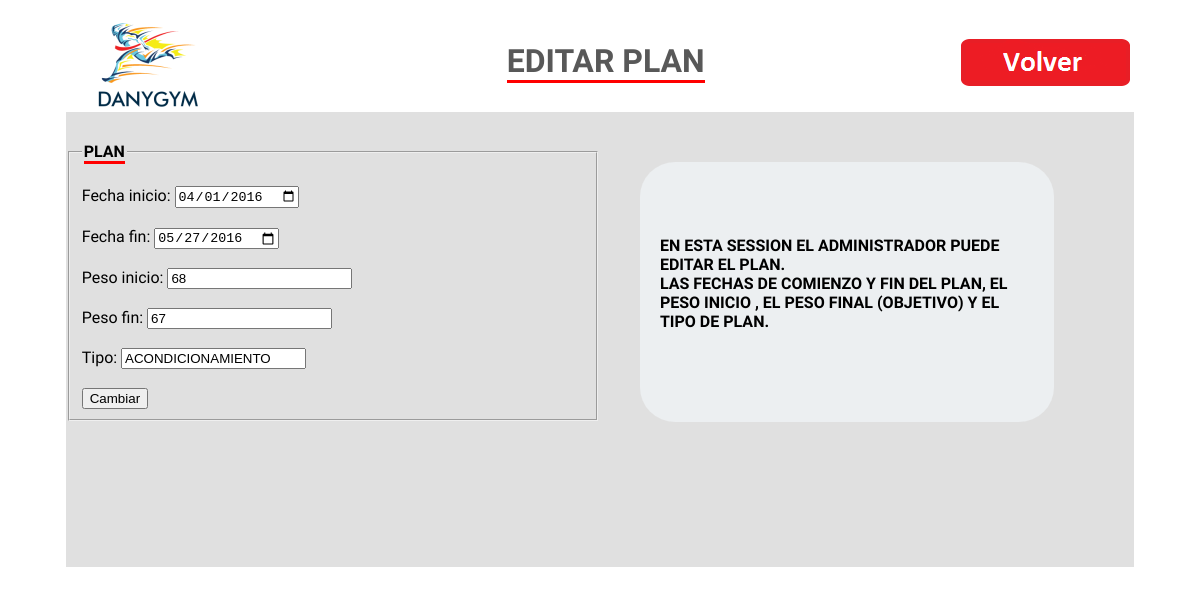
Page /gym/editarplan.php?id=98765648G (signed in) on the committed database.
### tables this page shows
CREATE TABLE `plan` (
  `ID_PLAN` int(11) NOT NULL,
  `FECHA_INICIO` date NOT NULL,
  `FECHA_FIN` date NOT NULL,
  `PESO_INICIO` int(11) NOT NULL,
  `PESO_FIN` int(11) NOT NULL,
  `TIPO` varchar(30) NOT NULL,
  `FKDNI` varchar(9) NOT NULL
);

### gym/editarplan.php (the view, shortened to what this page needs)
<?php
include_once("./configuraciondb.php");
?>
<!DOCTYPE html>
<html lang="en">
  <head>
    <link rel="stylesheet" type="text/css" href="usuario.css"/>
    <link rel="stylesheet" href="//code.jquery.com/ui/1.11.4/themes/smoothness/jquery-ui.css"/>
</head>
<body>
<?php
      $connection = new mysqli($db_host, $db_user, $db_password, $db_name);
      $consulta=$connection->query("select * from plan where plan.FKDNI='".$_GET['id']."';");
    while($obj = $consulta->fetch_object()){
            $fechaini=$obj->FECHA_INICIO;
            $fechafin=$obj->FECHA_FIN;
            $pesoini=$obj->PESO_INICIO;
            $pesofin=$obj->PESO_FIN;
			$tipo=$obj->TIPO;
     }
    ?>
<div id="contenedor">
  <div id="cabecera">
    <div class="cuadro1">
      <img  class="logo" src="Captura.png"/>
         <h1 class="welcome">EDITAR PLAN</h1>
    </div>
	  	<div class="cuadro2">
		   	<a href="adminplan.php"><img  class="botonsalir" src="salir.png"/></a>
	  	</div>
  </div>
  <div id="cuerpo">
<form method="post" enctype="multipart/form-data">
    <fieldset class="formulario">
        <legend><span class="subrayado">PLAN </span></legend></br>
    Fecha inicio:
    <input type="date" name="FECHA_INICIO" required value="<?php echo $fechaini; ?>"/></br></br>
    Fecha fin:
    <input type="date" name="FECHA_FIN" required value="<?php echo $fechafin; ?>"/></br></br>
    Peso inicio:
    <input type="number" name="PESO_INICIO" required value="<?php echo $pesoini; ?>"/></br></br>
    Peso fin:
    <input type="number" name="PESO_FIN" value="<?php echo $pesofin; ?>"/></br></br>
	Tipo:
	<input type="text" name="TIPO" required value="<?php echo $tipo; ?>"/></br></br>
<input type="submit" value="Cambiar" />
    </fieldset>
</form>
<div id='contenidoplan2'>
	<p></br></br>EN ESTA SESSION EL ADMINISTRADOR PUEDE EDITAR EL PLAN.</br>
LAS FECHAS DE COMIENZO Y FIN DEL PLAN,
EL PESO INICIO , EL PESO FINAL (OBJETIVO)
Y EL TIPO DE PLAN.</p>
</div>
    </div>
</body>
</html>

### gym/usuario.css (style rules this page uses)
#contenedor { width: 95%; height: 620px; margin: 0px auto; font-family: 'Raleway', sans-serif; }
#cabecera { width: 95%; height: 100px; float: left; margin-left: 2.5%; margin-top: 4px; }
.cuadro1 { width: 80%; height:100px; float: left; }
.cuadro2 { width: 20%; height: 100px; float: left; }
.logo { margin-left: 20px; float: left; }
.welcome { margin-left: 300px; float: left; border-bottom: 3px solid red; margin-top:30px; text-align: center; color:#585858; }
#cuerpo { clear: both; width: 95%; height: 455px; float: left; margin-left: 2.5%; background-color:#E0E0E0; }
.subrayado { border-bottom: 3px solid red; font-size: 16px; font-weight: bold; }
.formulario { float: left; width: 47%; margin-top: 30px; }
.subrayado { border-bottom: 3px solid red; }
.botonsalir { float: left; margin-top: 20px; margin-left: 30px; }
#contenidoplan2 { float: left; width: 35%; height: 220px; background-color: #ECEFF1; margin-top: 50px; border-radius: 35px; margin-left: 40px; padding: 20px; font-weight: bold; }

### rows in the picture
plan: FECHA_INICIO "04/01/2016", FECHA_FIN "05/27/2016", PESO_INICIO "68", PESO_FIN "67", TIPO "ACONDICIONAMIENTO"
